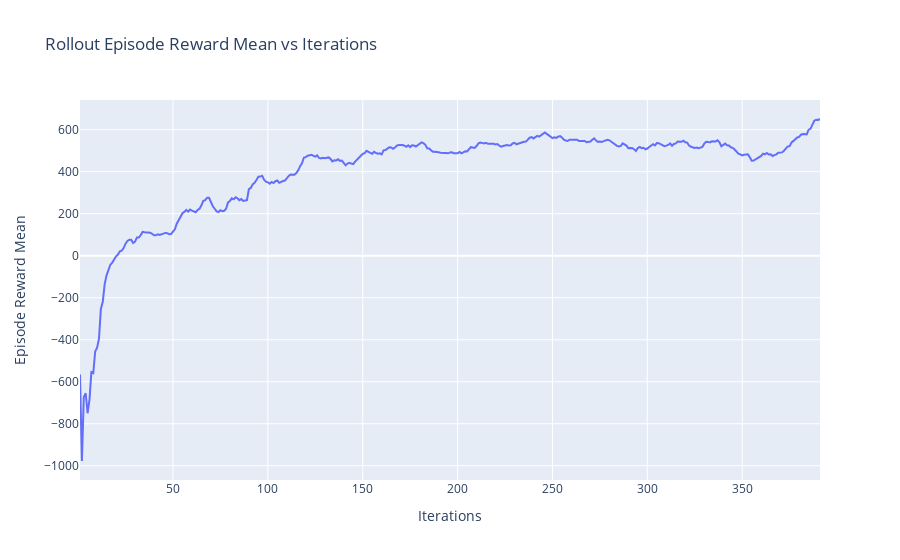

Notebook cell for this chart:
### Code cell
fig = px.line(df, x='time/iterations', y='rollout/ep_rew_mean', 
              title='Rollout Episode Reward Mean vs Iterations',
              labels={'time/iterations': 'Iterations', 'rollout/ep_rew_mean': 'Episode Reward Mean'})
fig.show()

### Figure 1 — Plotly figure (JSON) as saved in the notebook; plotly's stock layout.template omitted (floating-point values rounded to 4 significant figures; data arrays with more than 128 entries replaced by an {"elided": "..."} marker saying what was removed)
{"data": [{"hovertemplate": "Iterations=%{x}<br>Episode Reward Mean=%{y}<extra></extra>", "legendgroup": "", "line": {"color": "#636efa", "dash": "solid"}, "marker": {"symbol": "circle"}, "mode": "lines", "name": "", "orientation": "v", "showlegend": false, "type": "scatter", "x": {"elided": "391 int values"}, "xaxis": "x", "y": {"elided": "391 float values"}, "yaxis": "y"}], "layout": {"legend": {"tracegroupgap": 0}, "title": {"text": "Rollout Episode Reward Mean vs Iterations"}, "xaxis": {"anchor": "y", "domain": [0, 1], "title": {"text": "Iterations"}}, "yaxis": {"anchor": "x", "domain": [0, 1], "title": {"text": "Episode Reward Mean"}}}}
